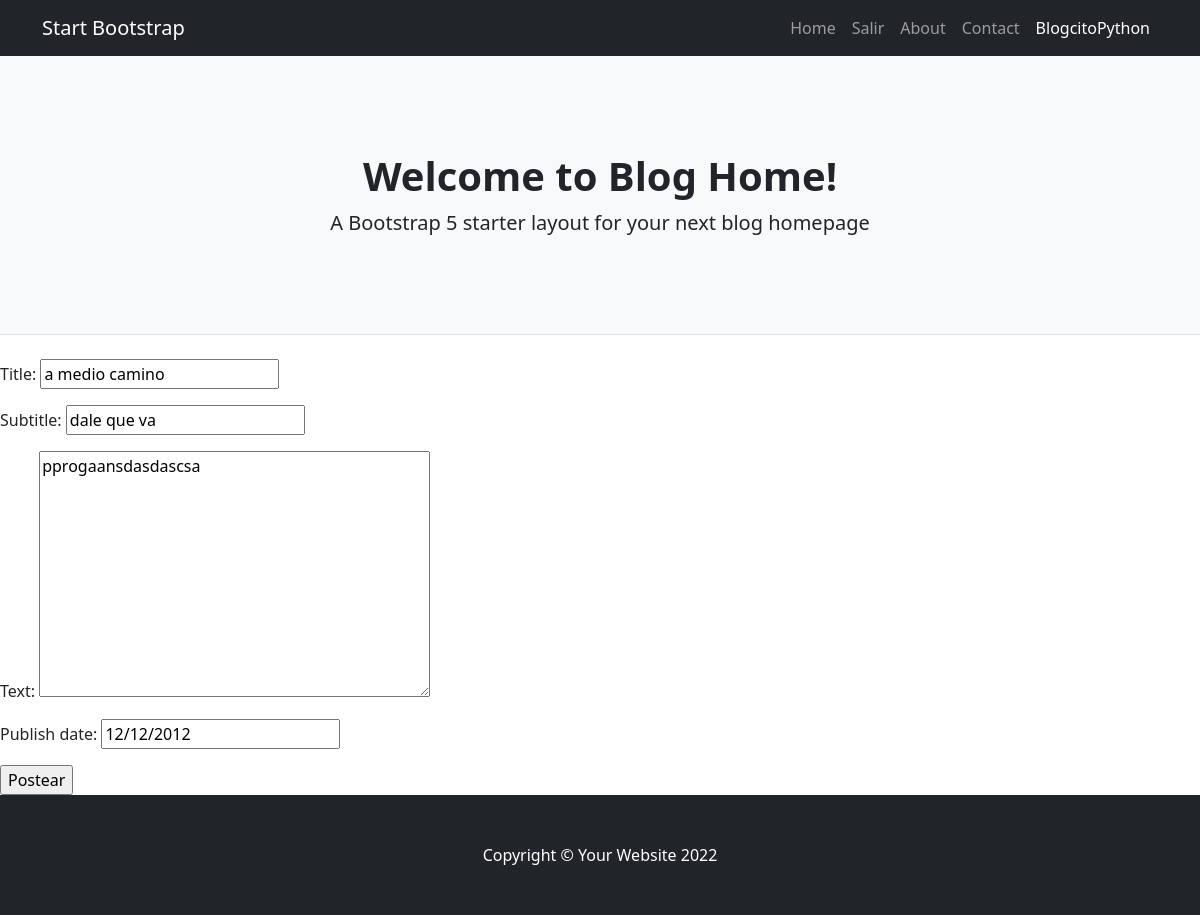
Screenshot of /blogcitopython/7/actualizar/ (signed in) with the database file from the repository.
### BlogcitoPython/models.py (models this page shows)
class Post(models.Model):
    title = models.CharField(max_length=100)
    subtitle = models.CharField(max_length=100)
    text = models.TextField(max_length=3000)
    publish_date = models.DateField()

### BlogcitoPython/views.py (the view)
# urls.py: path('blogcitopython/<int:pk>/actualizar/', UpdatePost.as_view(), name='blogcitopython_actualizar'),
class UpdatePost(LoginRequiredMixin, UpdateView):
    model = Post
    success_url = reverse_lazy('blogcitopython_listar')
    fields = '__all__'

### BlogcitoPython/templates/BlogcitoPython/post_form.html (shortened to what this page needs)
{% extends 'BlogcitoPython/base.html' %}
{% block contenido %}
<form method="POST">
    {{form.as_p}}
    <input type="submit" value="Postear">
</form>
{% endblock %}

### rows the page displays
Post: title "a medio camino", subtitle "dale que va", text "pprogaansdasdascsa", publish_date "12/12/2012"
